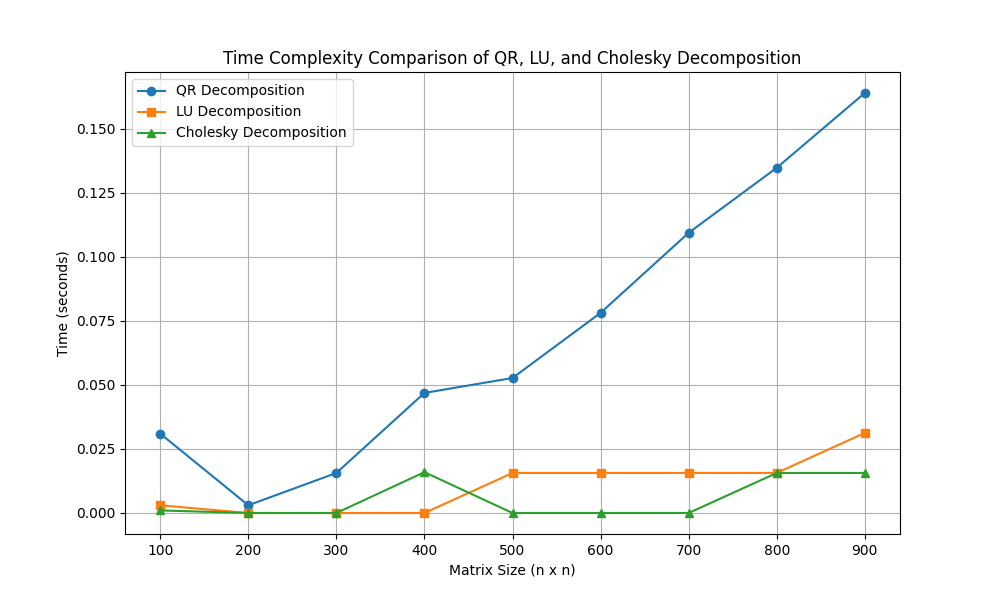

Reproduce this figure in Python.
import numpy as np
import time
import matplotlib.pyplot as plt
import scipy.linalg as la

# Define matrix sizes
matrix_sizes = np.arange(100, 1000, 100)

# Initialize lists to store times
qr_times = []
lu_times = []
cholesky_times = []

# Benchmark QR, LU, and Cholesky decompositions for different matrix sizes
for n in matrix_sizes:
    # Generate a random matrix
    A = np.random.rand(n, n)
    
    # QR decomposition timing
    start_time = time.time()
    np.linalg.qr(A)
    qr_times.append(time.time() - start_time)
    
    # LU decomposition timing
    start_time = time.time()
    la.lu(A)
    lu_times.append(time.time() - start_time)
    
    # Cholesky decomposition timing (matrix must be symmetric positive definite)
    A_symmetric = np.dot(A.T, A)  # Making A symmetric positive definite
    start_time = time.time()
    try:
        la.cholesky(A_symmetric)
        cholesky_times.append(time.time() - start_time)
    except np.linalg.LinAlgError:
        cholesky_times.append(None)  # In case Cholesky fails (shouldn't happen)

# Plot the results
plt.figure(figsize=(10, 6))
plt.plot(matrix_sizes, qr_times, label='QR Decomposition', marker='o')
plt.plot(matrix_sizes, lu_times, label='LU Decomposition', marker='s')
plt.plot(matrix_sizes, cholesky_times, label='Cholesky Decomposition', marker='^')

# Graph details
plt.title('Time Complexity Comparison of QR, LU, and Cholesky Decomposition')
plt.xlabel('Matrix Size (n x n)')
plt.ylabel('Time (seconds)')
plt.legend()
plt.grid(True)
plt.show()
